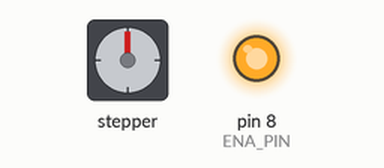
This sketch was run on a simulated Arduino Uno, built with avr-gcc and run on an emulated ATmega328P. On the bench: stepper motor, output pins drawn as LEDs (lit = HIGH). Stepper angles assume 200 steps per turn.

Above: at 0.15 s.
At 0.75 s:
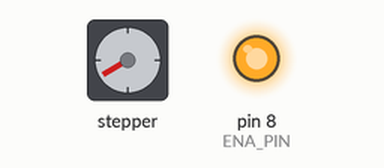
At 1.35 s:
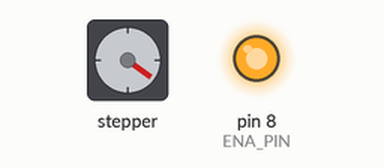
At 2.5 s:
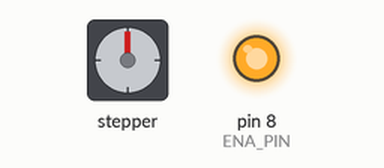
Timing chart, 0 to 4.0 s (numbered marks = the images above):
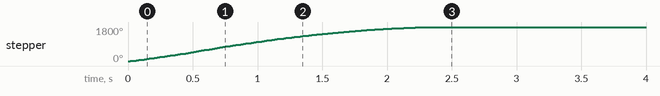

The sketch:

accelstepper_with_enable_pin.ino
```cpp
#define STEP_PIN 5
#define DIR_PIN 4
#define ENA_PIN 8   // choose any free pin

#include <AccelStepper.h>

// STEP, DIR
AccelStepper stepper(AccelStepper::DRIVER, STEP_PIN, DIR_PIN);

void setup() {
  pinMode(ENA_PIN, OUTPUT);

  digitalWrite(ENA_PIN, HIGH);
  // LOW = ENABLE for most TB6600 (sometimes HIGH, test if needed)

  stepper.setMaxSpeed(2000);
  stepper.setAcceleration(500);
}

void loop() {
  stepper.moveTo(1000);
  stepper.run();

    //delay(1000);
    stepper.moveTo(400);
     //stepper.run();
    //delay(1000);
}
```

Measured:
- by itself, stepper: turns 1800° clockwise in 2.4 s
